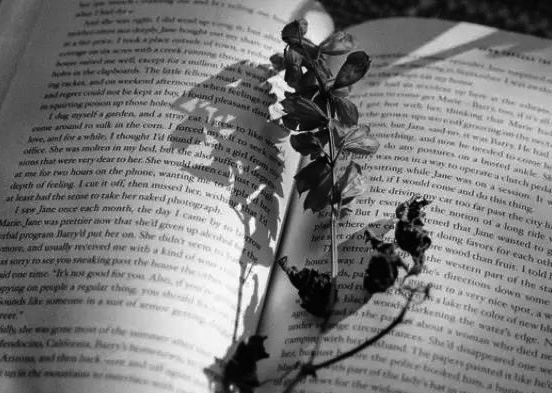
#> input picture opencv/image4.jpg, 552 x 393 px
$ python linearpolar.py image4.jpg
#> lines starting #> are read from the running program, lines starting #| are printed output that depends on the picture
#! /usr/bin/env python
# coding:utf-8
import sys
import cv2
import numpy as np
if __name__=='__main__':
    img = cv2.imread(sys.argv[1], 0)
#> img is the input picture: shape (393, 552); min 0, max 255, mean 122
    out_pic = cv2.linearPolar(img, (350,350), 350, cv2.INTER_LINEAR)
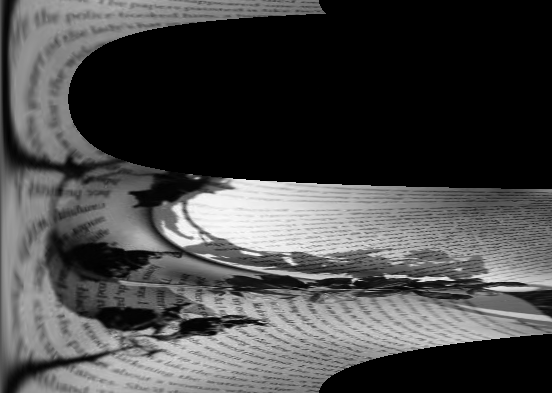
#> out_pic: shape (393, 552); min 0, max 253, mean 71.9
    #out_pic = cv2.rotate(out_pic,1)
    cv2.imshow('I',img)
    cv2.imshow('O', out_pic)
    cv2.waitKey(0)
    cv2.destroyAllWindows()
